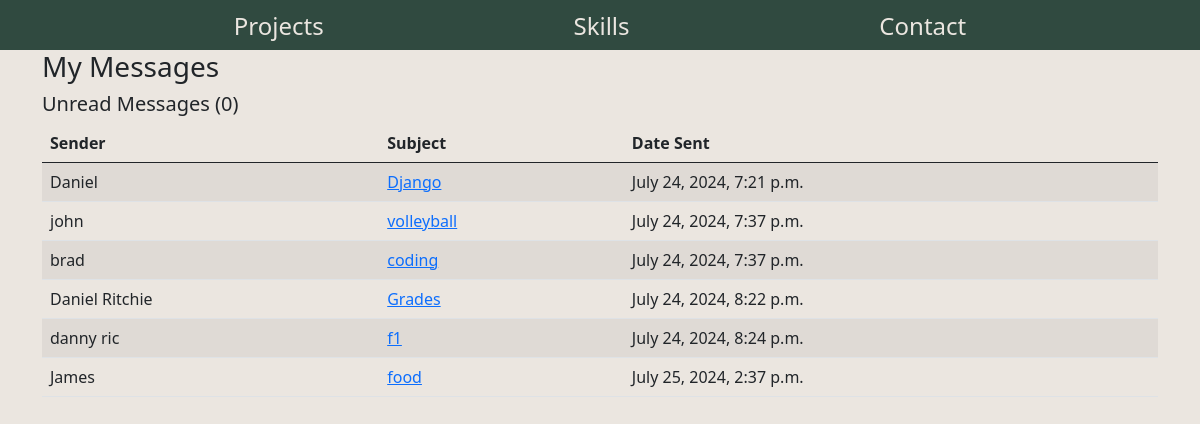
Screenshot of /inbox/ with the database file from the repository.
### base/models.py (models this page shows, shortened)
class Message(models.Model):
    name = models.CharField(max_length=200)
    subject = models.CharField(max_length=200)
    email = models.CharField(max_length=200)
    body = models.TextField()
    is_read = models.BooleanField(default=False)
    created = models.DateTimeField(auto_now_add=True)
    id = models.UUIDField(default=uuid.uuid4, unique=True, primary_key=True, editable=False)

### base/views.py (the view)
# urls.py: path('inbox/', views.inboxPage, name="inbox"),
def inboxPage(request):
    inbox = Message.objects.all().order_by('is_read')
    unreadCount = Message.objects.filter(is_read=False).count()
    context = {'inbox': inbox, 'unreadCount': unreadCount}
    return render(request, 'base/inbox.html', context)

### base/templates/base/inbox.html
{% extends 'base/main.html' %}
{% load static %}
{% block content %}
<div class="container">
    <h3>My Messages</h3>
    <h5>Unread Messages ({{unreadCount}})</h5>
    <table class="table table-striped">
        <thead>
            <tr>
                <th>Sender</th>
                <th>Subject</th>
                <th>Date Sent</th>
            </tr>
        </thead>
        <tbody>
            {% for message in inbox %}
            {% if message.is_read %}
            <tr>
                {% else %}
            <tr style="font-weight: 900;">
                {% endif %}
                <td>{{message.name}}</td>
                <td><a href="{% url 'message' message.id %}">{{message.subject}}</a></td>
                <td>{{message.created}}</td>
            </tr>
            {% endfor %}
        </tbody>
    </table>
</div>
{% endblock content %}

### static/styles/main.css (style rules this page uses)
body { background-color: #ebe6e0; }
.container { background-color: #ebe6e0; }

### rows the page displays
Message: name "Daniel", subject "Django", created "July 24, 2024, 7:21 p.m."
Message: name "john", subject "volleyball", created "July 24, 2024, 7:37 p.m."
Message: name "brad", subject "coding", created "July 24, 2024, 7:37 p.m."
Message: name "Daniel Ritchie", subject "Grades", created "July 24, 2024, 8:22 p.m."
Message: name "danny ric", subject "f1", created "July 24, 2024, 8:24 p.m."
Message: name "James", subject "food", created "July 25, 2024, 2:37 p.m."

### other values shown
{{ unreadCount }} "0"
